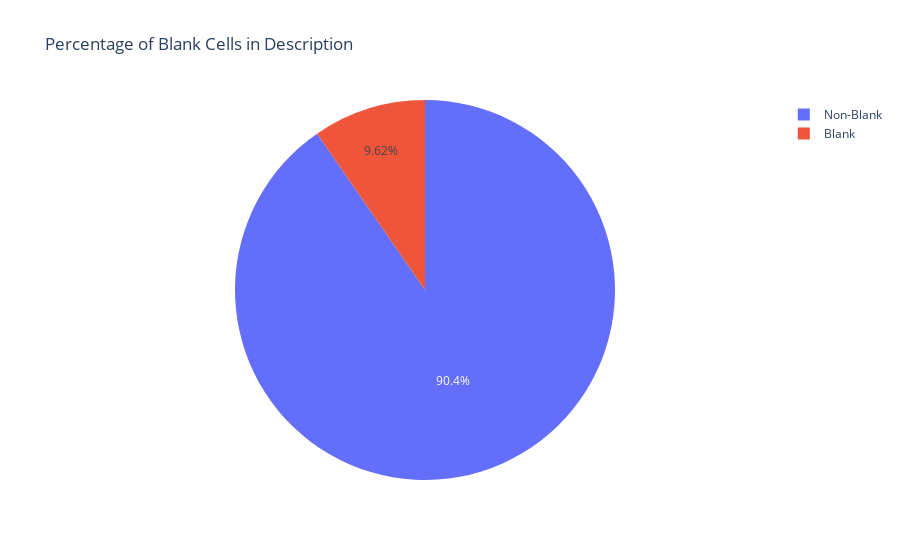

The cell this chart's notebook holds for it:
### Code cell
blank_percentage = data['description'].isna().mean() * 100
non_blank_percentage = 100 - blank_percentage
fig = px.pie(
    names=['Blank', 'Non-Blank'],
    values=[blank_percentage, non_blank_percentage],
    title='Percentage of Blank Cells in Description'
)
fig.show()

### Figure 1 — Plotly figure (JSON) as saved in the notebook; plotly's stock layout.template omitted (floating-point values rounded to 4 significant figures)
{"data": [{"domain": {"x": [0, 1], "y": [0, 1]}, "hovertemplate": "label=%{label}<br>value=%{value}<extra></extra>", "labels": ["Blank", "Non-Blank"], "legendgroup": "", "name": "", "showlegend": true, "type": "pie", "values": [9.617, 90.38]}], "layout": {"legend": {"tracegroupgap": 0}, "title": {"text": "Percentage of Blank Cells in Description"}}}
